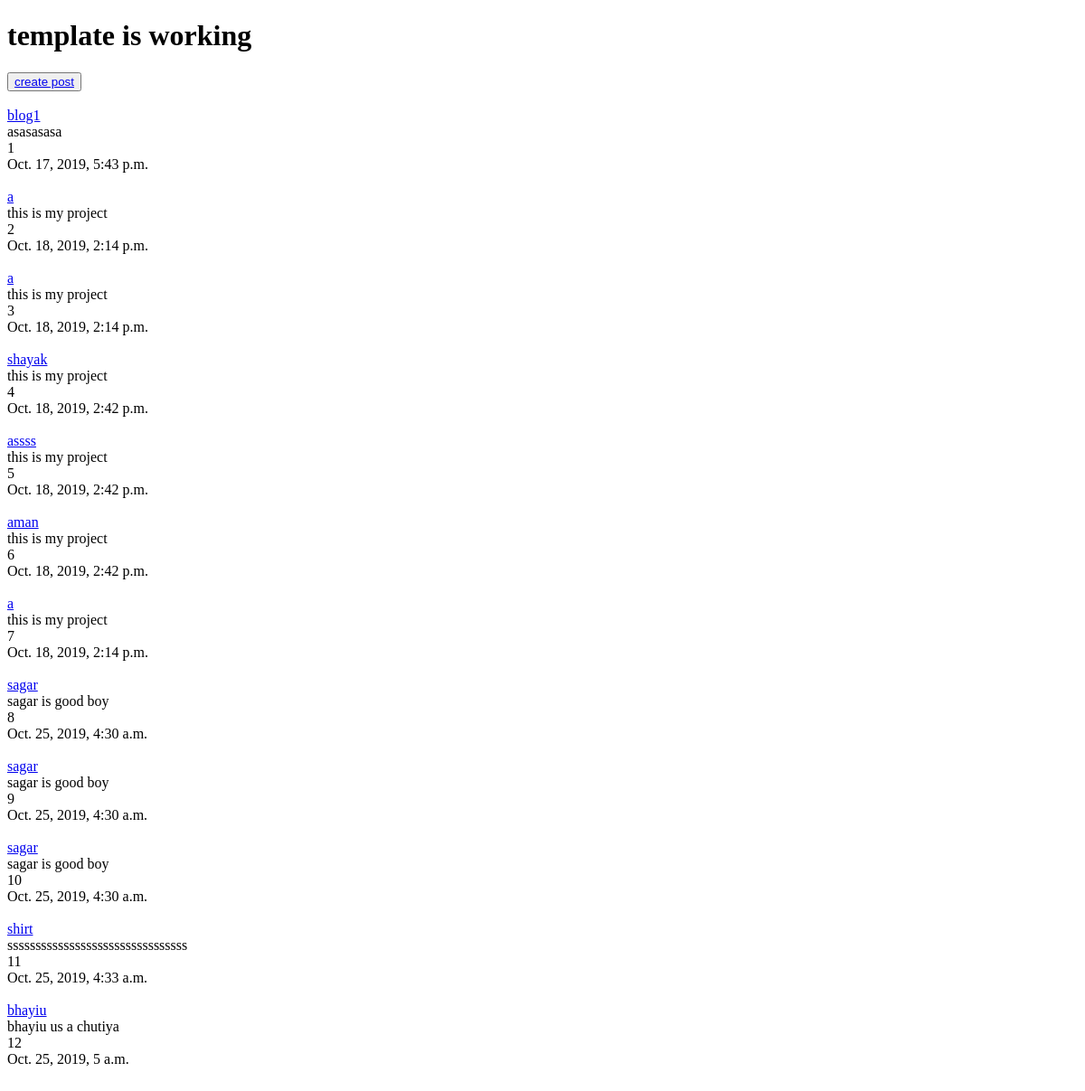
Before: / with the older database file.
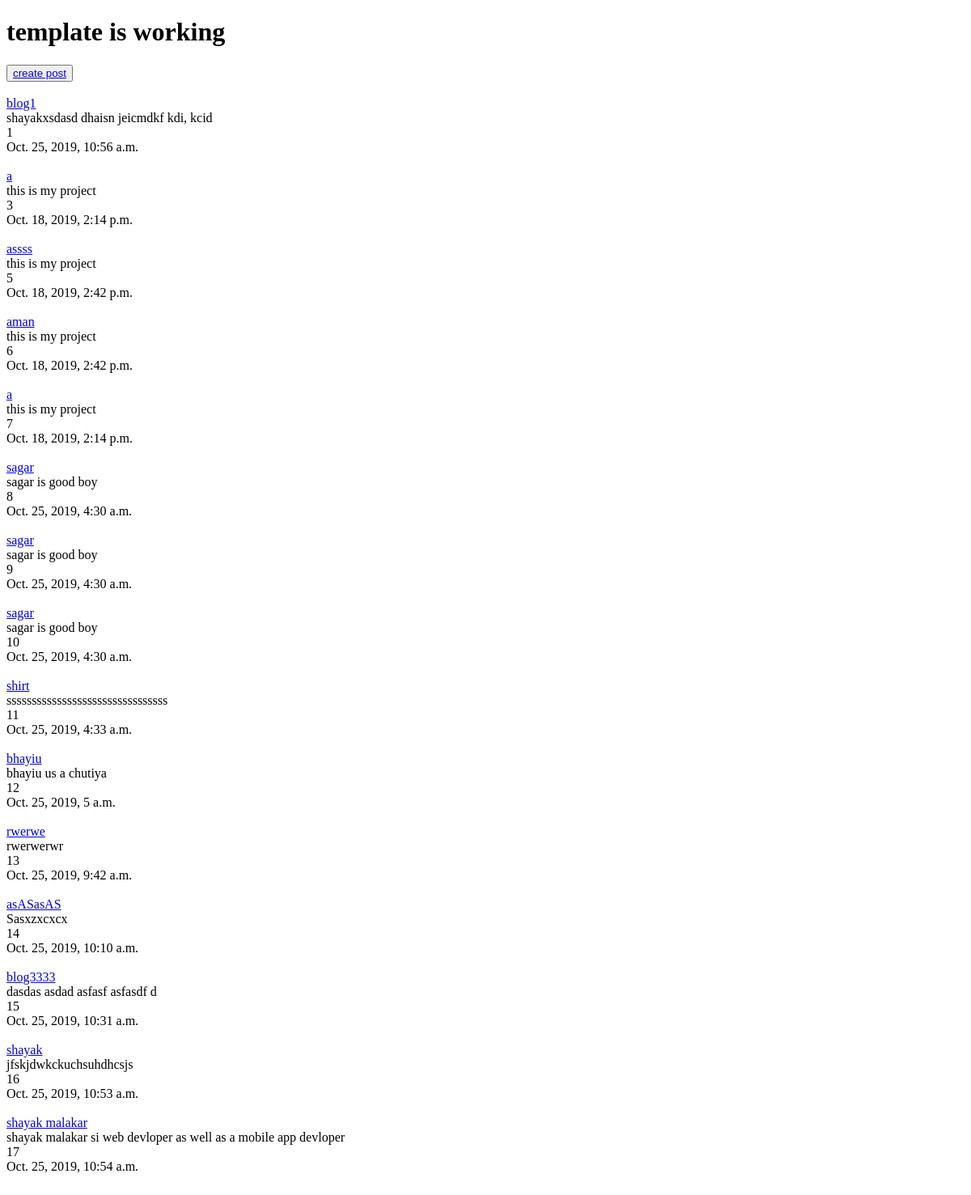
After: the same page with the newer database file.
### post/models.py (models this page shows, shortened)
class Post(models.Model):
    title = models.CharField(max_length=120)
    content = models.TextField()
    update = models.DateTimeField(auto_now=True,auto_now_add=False)
    timestap = models.DateTimeField(auto_now=True,auto_now_add=False)
    def get_absolute_url(self):
        return reverse("detail_post",kwargs={"id" : self.id})

### post/views.py (the view)
# urls.py: path("",views.post_list,name="post_list"),
def post_list(request):
    queryset = Post.objects.all()
    context = {
        "object_list":queryset
    }
    return render(request,"index.html",context)

### templates/index.html (shortened to what this page needs)
<!DOCTYPE html>
<html lang="en">
<head>
</head>
<body>
   <h1>template is working</h1>
   <button><a href="create">create post</a></button><br><br>
    {% for obj in object_list %}
       <a href="{{ obj.get_absolute_url }}"> {{obj.title}} </a><br>
        {{obj.content}} <br>
        {{obj.id}} <br>
        {{obj.update}} <br><br>
    {% endfor %}
</body>
</html>

Changed rows visible on the page:
removed Post: title "a", content "this is my project", id "2", update "Oct. 18, 2019, 2:14 p.m."
removed Post: title "shayak", content "this is my project", id "4", update "Oct. 18, 2019, 2:42 p.m."
changed Post "blog1": content "asasasasa" → "shayakxsdasd dhaisn jeicmdkf kdi, kcid"; update "Oct. 17, 2019, 5:43 p.m." → "Oct. 25, 2019, 10:56 a.m."
added Post: title "rwerwe", content "rwerwerwr", id "13", update "Oct. 25, 2019, 9:42 a.m."
added Post: title "asASasAS", content "Sasxzxcxcx", id "14", update "Oct. 25, 2019, 10:10 a.m."
added Post: title "blog3333", content "dasdas asdad asfasf asfasdf d", id "15", update "Oct. 25, 2019, 10:31 a.m."
added Post: title "shayak", content "jfskjdwkckuchsuhdhcsjs", id "16", update "Oct. 25, 2019, 10:53 a.m."
added Post: title "shayak malakar", content "shayak malakar si web devloper as well as a mobile app devloper", id "17", update "Oct. 25, 2019, 10:54 a.m."
